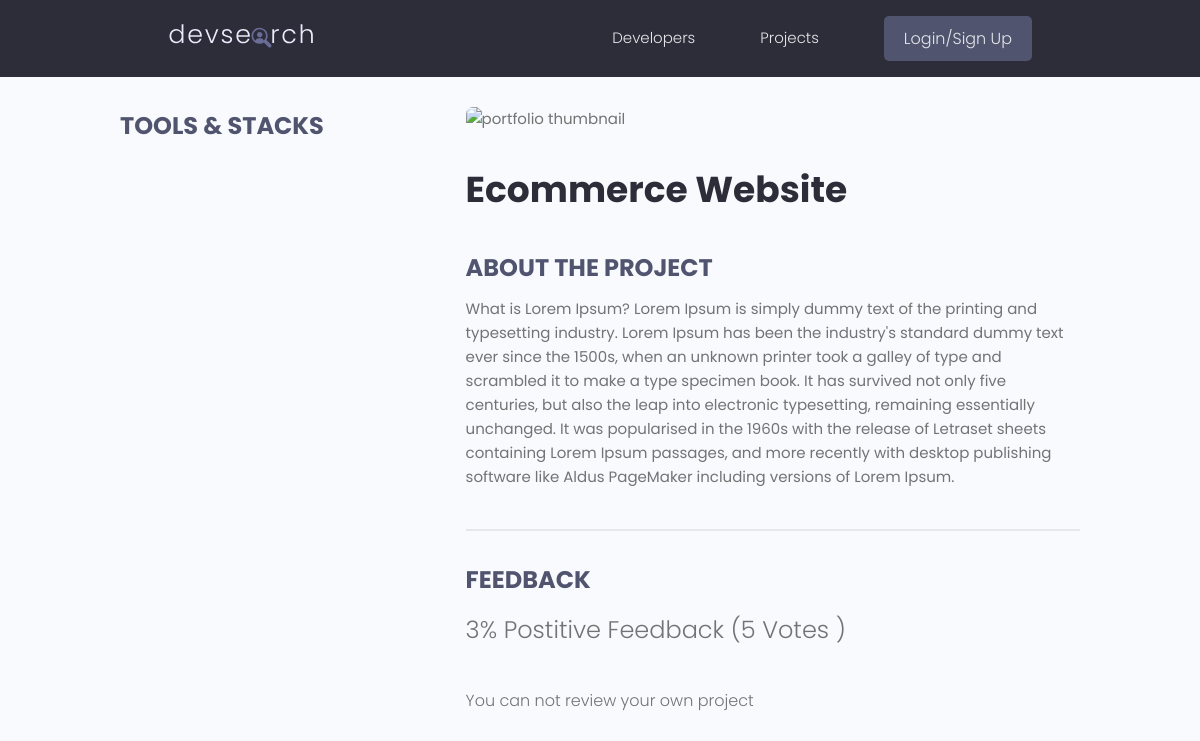
The app's page /projects/single-project/0b1bc13f-89d8-44e8-814c-ccca45bb3121/ with its own data.
### projects/models.py (models this page shows, shortened)
class Project(models.Model):
    owner = models.ForeignKey(Profile, null=True, blank=True, on_delete=models.CASCADE)
    title = models.CharField(max_length=200)
    description = models.TextField(null = True, blank= True)
    featured_image = models.ImageField(null=True, blank=True, default='default.jpg')
    vote_total = models.IntegerField(default=0, null=True, blank=True)
    vote_ratio = models.IntegerField(default=0, null=True, blank=True)
    tags = models.ManyToManyField('Tag')
    source_link = models.CharField(max_length=200, null = True, blank= True)
    demo_link = models.CharField(max_length=200, null = True, blank= True)
    created = models.DateTimeField(auto_now_add=True)
    id = models.UUIDField(default=uuid.uuid4, unique=True, primary_key=True, editable=False)
    class Meta:
        ordering =['-vote_ratio', '-vote_total', 'title']
    @property
    def imageURL(self):
        try:
            url = self.featured_image.url
        except:
            url = ''
        return url
    @property
    def reviewers(self):
        queryset = self.review_set.all().values_list('owner__id', flat=True)
        return queryset

### projects/views.py (the view, shortened to what this page needs)
# urls.py: path('single-project/<str:pk>/', views.singleProject, name='single-project'),
def singleProject(request, pk):
    projectObject = Project.objects.get(id = pk)
    form = ReviewForm()
    context =  {'projectObj':projectObject, 'id':pk, 'form':form}
    return render(request, 'projects/single-project.html', context)

### projects/templates/projects/single-project.html (shortened to what this page needs)
{% extends 'main.html' %}
{% block content %}
<main class="singleProject my-md">
    <div class="container">
      <div class="layout">
        <div class="column column--1of3">
          <h3 class="singleProject__subtitle">Tools & Stacks</h3>
        </div>
        <div class="column column--2of3">
          <img class="singleProject__preview" src="{{projectObj.imageURL}}" alt="portfolio thumbnail" />
          <h2 class="singleProject__title">{{projectObj.title}}</h2>
          <h3 class="singleProject__subtitle">About the Project</h3>
          <div class="singleProject__info">{{projectObj.description}}</div>
          <div class="comments">
            <h3 class="singleProject__subtitle">Feedback</h3>
            <h5 class="project--rating">
              {{projectObj.vote_ratio}}% Postitive Feedback ({{projectObj.vote_total}} Vote{{projectObj.vote_total|pluralize:"s"}} )
            </h5>
            {% if request.user.profile.id in projectObj.reviewers %}
            <p> You have already submitted your review for this project </p>
            {% elif request.user.profile == projectObj.owner %}
            <p> You can not review your own project </p>
            {% else %}
            <a href="{% url 'login' %}?next={{request.path}}"> Please login to leave a review</a>
            {% endif %}
          </div>
        </div>
      </div>
    </div>
  </main>
 {% endblock %}

### templates/main.html (shortened to what this page needs)
<!DOCTYPE html>
{% load static %}
<html lang="en">
    <head>
      <link rel="stylesheet" href="https://cdn.iconmonstr.com/1.3.0/css/iconmonstr-iconic-font.min.css" />
      <link rel="stylesheet" href="{% static 'uikit/styles/uikit.css' %}" />
      <link rel="stylesheet" href="{% static 'styles/app.css' %}" />
      </head>
    <body>
      {% include 'navbar.html' %}
      {% block content %}
      {% endblock %}
    </body>
</html>

### templates/navbar.html (shortened to what this page needs)
 {% load static %}
 <header class="header">
    <div class="container container--narrow">
      <a href="/" class="header__logo">
        <img src="{% static 'images/logo.svg' %}" alt="DevSearch Logo" />
      </a>
      <nav class="header__nav">
        <ul class="header__menu">
          <li class="header__menuItem"><a href="/">Developers</a></li>
          <li class="header__menuItem"><a href="{% url 'projects' %}">Projects</a></li>
          {% if request.user.is_authenticated %}
          <li class="header__menuItem"><a href="{% url 'inbox' %}">Inbox</a></li>
          <li class="header__menuItem"><a href="{% url 'account' %}">Account</a></li>
          <li class="header__menuItem"><a href="{% url 'logout' %}" class="btn btn--sub">Logout</a></li>
          {% else %}
          <li class="header__menuItem"><a href="{% url 'login' %}" class="btn btn--sub">Login/Sign Up</a></li>
          {% endif %}
        </ul>
      </nav>
    </div>
  </header>

### static/styles/app.css (style rules this page uses)
:root { --color-sub: #2d2d39; }
.btn--sub { background-color: var(--color-sub-light); }
img { width: 100%; }
.header { position: sticky; z-index: 111; background-color: var(--color-sub); padding: 1.5rem 0; }
.header>.container { display: flex; justify-content: space-between; align-items: center; }
.header__logo>img { height: 3.8rem; }
.header__nav>ul { display: inline-flex; align-items: center; list-style: none; gap: 6.5rem; }
.header__menuItem>a { color: var(--color-light); font-weight: 300; }
.singleProject .column--1of3 { order: 2; }
@media screen and (min-width: 1081px) { .singleProject .column--1of3 { order: 1; } }
@media screen and (min-width: 1081px) { .singleProject .column--2of3 { order: 2; } }
.singleProject__preview { height: 50vh; object-fit: cover; object-position: top center; margin-bottom: 3rem; border-radius: 0.7rem; }
.singleProject__title { font-size: 3.6rem; font-weight: 700; color: var(--color-sub); margin-bottom: 3rem; }
.project--rating { margin-bottom: 1.6em; margin-top: .5em; }
.singleProject__subtitle { text-transform: uppercase; font-size: 2.4rem; font-weight: 700; color: var(--color-sub-light); margin-bottom: 1rem; }
.comments { margin-top: 4rem; padding-top: 3rem; border-top: 2px solid var(--color-light); }

### static/uikit/styles/modules/_variables.css (style rules this page uses)
:root { --color-main: #5aa5b9; --color-main-light: #e6faff; --color-sub: #3f4156; --color-sub-light: #51546e; --color-sub-lighter: #ededfd; --color-text: #737373; --color-gray: #8b8b8b; --color-light: #e5e7eb; --color-light-gray: #767676; --color-bg: #f8fafd; --color-white: #fffefd; --color-white-light: #f3f3f3; --color-success: #359e64; --color-success-bg: #def8e8; --color-error: #fc4b0b; --color-error-bg: #fff2ee; --font-base: 'Poppins', arial, helvetica, 'Segoe UI', roboto, ubuntu, sans-serif; --font-monospace: 'Fira Code', 'Courier New', courier, monospace; --font-regular: 300; --font-medium: 500; --font-bold: 700; --generic-shadow: 1px 1px 5px #00000010; --generic-transition: all 0.3s ease-in-out; }

### static/uikit/styles/modules/_base.css (style rules this page uses)
* { margin: 0; padding: 0; box-sizing: border-box; text-rendering: optimizeLegibility; color: inherit; font-size: inherit; }
html { font-size: 50%; }
@media only screen and (min-width: 480px) { html { font-size: 56.25%; } }
@media only screen and (min-width: 1200px) { html { font-size: 62.5%; } }
body { line-height: 1.6; font-weight: 400; font-size: 1.5rem; color: var(--color-text); background-color: var(--color-bg); min-height: 100vh; }

### static/uikit/styles/modules/_typography.css (style rules this page uses)
* { font-family: var(--font-base); }
h2 { font-size: 3.6rem; font-weight: var(--font-bold); }
h3 { font-size: 3.2rem; font-weight: var(--font-medium); }
h5 { font-size: 2.4rem; font-weight: var(--font-medium); }
h5, h6 { font-weight: var(--font-regular); }
p, span, strong { font-size: 1.6rem; color: var(--color-text); font-weight: var(--font-regular); }
a { padding-bottom: 2px; text-decoration: none; display: inline-block; color: var(--color-main); font-weight: var(--font-medium); }

### static/uikit/styles/modules/_utilities.css (style rules this page uses)
.container { width: 92%; max-width: 165rem; margin: 0 auto; box-sizing: border-box; }
.container--narrow { width: 92%; max-width: 120rem; }
@media screen and (min-width: 1000px) { .container { width: 90%; } }
@media screen and (min-width: 1000px) { .container--narrow { width: 85%; } }
@media screen and (min-width: 1200px) { .container { width: 80%; } }
@media screen and (min-width: 1200px) { .container--narrow { width: 72%; } }
.my-md { margin: 3rem auto; }

### static/uikit/styles/modules/_button.css (style rules this page uses)
.btn { display: inline-block; position: relative; cursor: pointer; background-color: var(--color-light); font-weight: var(--font-medium); color: var(--color-sub); text-decoration: none; padding: 1rem 2rem; border-radius: 0.5rem; border: none; width: -webkit-fit-content; width: -moz-fit-content; width: fit-content; height: -webkit-fit-content; height: -moz-fit-content; height: fit-content; font-size: 1.6rem; outline-width: 0; outline-color: transparent; -webkit-backface-visibility: hidden; backface-visibility: hidden; transition: all 0.3s ease-in-out; }
.btn--sub { background-color: var(--color-sub); color: var(--color-white); }

### static/uikit/styles/modules/_layout.css (style rules this page uses)
.layout { display: flex; flex-flow: row wrap; justify-content: space-between; }
.layout > .column { margin-bottom: 3rem; }
.layout > .column.column--1of3 { flex-basis: 30%; }
.layout > .column.column--2of3 { flex-basis: 64%; }

### records on screen
Project: title "Ecommerce Website", description "What is Lorem Ipsum? Lorem Ipsum is simply dummy text of the printing and typesetting industry. Lorem Ipsum has been the industry's standard dummy text ever since the 1500s, when an unknown printer took a galley of type and scrambled it to make a type specimen book. It has survived not only five centuries, but also the leap into electronic typesetting, remaining essentially unchanged. It was popularised in the 1960s with the release of Letraset sheets containing Lorem Ipsum passages, and more recently with desktop publishing software like Aldus PageMaker including versions of Lorem Ipsum.", vote_ratio "3", vote_total "5"
